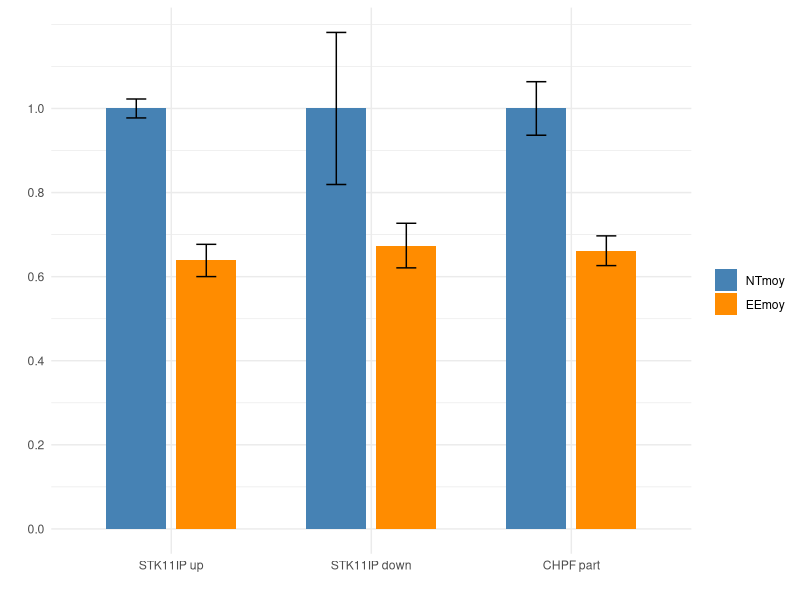
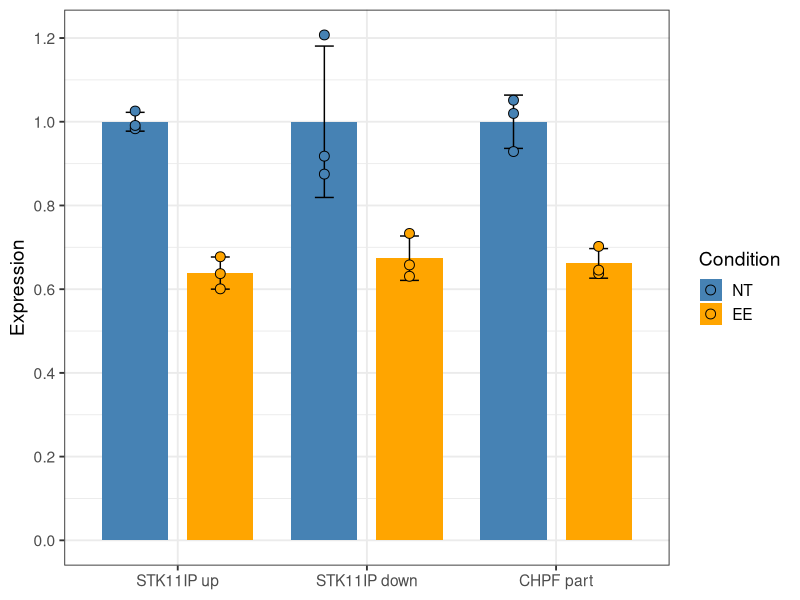

Write the R code that produced these figures, in order.
setwd("/shared/home/bballester/2.exons/crispri_individual_plots/")



# Load necessary libraries
library(ggplot2)
library(reshape2)

# Read the data
data <- read.csv("STK11IP_CRISPRI.csv")

# Convert Target to a factor to preserve order
data$Target <- factor(data$Target, levels = data$Target)

# Reshape data to long format for ggplot2
long_data <- melt(data, id.vars = "Target", measure.vars = c("NTmoy", "EEmoy"), 
                  variable.name = "Condition", value.name = "Mean")

# Create a corresponding standard deviation column
long_data$STD <- c(data$`NT.STD`, data$`Exon.STD`)

pdf("STK11IP_CRISPRI-barplot1.pdf", width=5, height=5)

# Create the bar plot with error bars
ggplot(long_data, aes(x = Target, y = Mean, fill = Condition)) +
  geom_bar(stat = "identity", position = position_dodge(width = 0.7), width = 0.6) +
  geom_errorbar(aes(ymin = Mean - STD, ymax = Mean + STD), 
                width = 0.2, position = position_dodge(width = 0.7)) +
  scale_fill_manual(values = c("NTmoy" = "steelblue", "EEmoy" = "darkorange")) +
  scale_y_continuous(breaks = seq(0, max(long_data$Mean + long_data$STD), by = 0.2)) +  # Set y-axis increments by 0.2
  theme_minimal() +
  labs(y = "", x = "", fill = "") +
  theme(axis.text.x = element_text(angle = 0, hjust = 0.5))

dev.off()




# -------------------------------------------------------------
# Script to plot replicate points alongside means
# -------------------------------------------------------------

# -------------------------------------------------------------
# Example R script to plot replicate points alongside means
# -------------------------------------------------------------
# -------------------------------------------------------------
# 1) Load libraries
# -------------------------------------------------------------
library(tidyverse)

# -------------------------------------------------------------
# 2) Create your STK11IP data
# -------------------------------------------------------------
df <- tribble(
  ~Target,         ~NT1,       ~NT2,       ~NT3,       ~EE1,       ~EE2,       ~EE3,       ~`gRNA NT`, ~`NT STD`, ~`gRNA EE STK11IP`, ~`Exon STD`, ~p.values,
  "STK11IP up",    0.983284169,0.991150442,1.025565388,0.600786627,0.637168142,0.677482793, 1,          0.022486916, 0.638479187,       0.038364887, 7.3812e-05,
  "STK11IP down",  0.874890639,0.91776028, 1.207349081,0.65791776, 0.733158355,0.63079615,  1,          0.18084436,  0.673957422,       0.053032615, 0.020039824,
  "CHPF part",     0.92879257, 1.019814241,1.051393189,0.637151703,0.645510836,0.702167183, 1,          0.063656744, 0.661609907,       0.035371432, 0.00064696
)

# -------------------------------------------------------------
# 3) Reshape replicates (NT1, NT2, NT3, EE1, EE2, EE3) into long form
# -------------------------------------------------------------
df_reps <- df %>%
  select(Target, NT1, NT2, NT3, EE1, EE2, EE3) %>%
  pivot_longer(
    cols      = c(NT1, NT2, NT3, EE1, EE2, EE3),
    names_to  = "Rep",
    values_to = "Value"
  ) %>%
  mutate(
    # Identify condition: "NT" vs "EE"
    Condition = if_else(str_detect(Rep, "^NT"), "NT", "EE")
  )

# -------------------------------------------------------------
# 4) Reshape means and SD columns similarly
#    "gRNA NT" => "NTmoy", "gRNA EE STK11IP" => "EEmoy"
# -------------------------------------------------------------
df_means <- df %>%
  # rename columns so they're consistent with previous scripts:
  rename(NTmoy = `gRNA NT`, EEmoy = `gRNA EE STK11IP`) %>%
  pivot_longer(
    cols         = c(NTmoy, EEmoy),
    names_to     = "Condition",
    values_to    = "Mean",
    names_pattern = "(NT|EE).*"  # picks up 'NT' or 'EE' from 'NTmoy','EEmoy'
  ) %>%
  mutate(
    # Match SD to the Condition
    SD = if_else(
      Condition == "NT",
      `NT STD`,
      `Exon STD`
    )
  )

# -------------------------------------------------------------
# 5) Convert to factor and specify plotting order
# -------------------------------------------------------------
df_reps <- df_reps %>%
  mutate(
    Target = factor(Target, levels = c("STK11IP up", "STK11IP down", "CHPF part")),
    Condition = factor(Condition, levels = c("NT","EE"))
  )

df_means <- df_means %>%
  mutate(
    Target = factor(Target, levels = c("STK11IP up", "STK11IP down", "CHPF part")),
    Condition = factor(Condition, levels = c("NT","EE"))
  )


pdf("STK11IP_CRISPRI-barplot2.pdf", width=5, height=5)
# -------------------------------------------------------------
# 6) Plot
# -------------------------------------------------------------
ggplot() +
  # bars + error bars for means
  geom_col(
    data = df_means,
    aes(x = Target, y = Mean, fill = Condition),
    position = position_dodge(width = 0.9),
    width = 0.7
  ) +
  geom_errorbar(
    data = df_means,
    aes(x = Target, ymin = Mean - SD, ymax = Mean + SD, group = Condition),
    position = position_dodge(width = 0.9),
    width = 0.2
  ) +
  # points for replicates
  geom_point(
    data = df_reps,
    aes(x = Target, y = Value, fill = Condition),
    shape = 21,
    size = 3,
    position = position_dodge(width = 0.9)
  ) +
  # optional custom colors for NT/EE
  scale_fill_manual(values = c("NT" = "steelblue", "EE" = "orange")) +
  # optional: control y-axis ticks (e.g. every 0.2 up to 1.4)
  scale_y_continuous(breaks = seq(0, 1.4, 0.2)) +
  theme_bw(base_size = 14) +
  labs(
    fill = "Condition",
    x = NULL,
    y = "Expression"
  )


dev.off()
